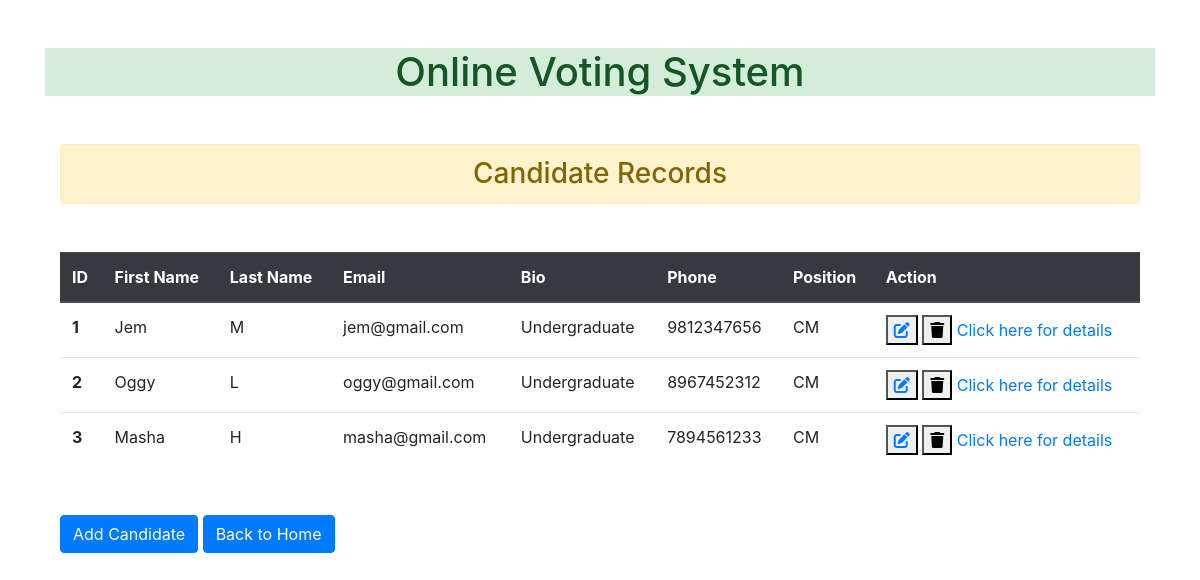
Screenshot of /candidatespage (signed in) with the database file from the repository.
### Voters/models.py (models this page shows, shortened)
class Candidate(models.Model):
    firstname=models.CharField(max_length=25,null=True)
    lastname=models.CharField(max_length=25,null=True)
    username=models.CharField(max_length=25,null=True,unique=True)
    email=models.EmailField(max_length=60,null=True,unique=True)
    phone = models.IntegerField(null=True, unique=True)
    bio = models.TextField(null=True)
    position = models.ForeignKey(Position, on_delete=models.CASCADE,default="")
    no_of_votes = models.IntegerField(default=0)

class Position(models.Model):
    name=models.CharField(max_length=25,null=True,unique=True)
    no_of_seats=models.IntegerField(default=1)
    def __str__(self) :
        return self.name

### Voters/views.py (the view)
# urls.py: path('candidatespage',views.CandidatesPage,name='candidatespage'),
@login_required(login_url='login')
@user_passes_test(lambda user:user.is_staff)
def CandidatesPage(request):
    data=Candidate.objects.all()
    context={
        'data':data,
    }
    return render(request,'displayCandidates.html',context)

### templates/displayCandidates.html (shortened to what this page needs)
{% extends 'base.html' %}
{% block content %}
<div class="container ">
    <h3 class="alert alert-warning text-center">Candidate Records</h3>
    <table class="table my-5">
        <thead class="thead-dark ">
            <tr>
                <th scope="col">ID</th>
                <th scope="col">First Name</th>
                <th scope="col">Last Name</th>
                <th scope="col">Email</th>
                <th scope="col">Bio</th>
                <th scope="col">Phone</th>
                <th scope="col">Position</th>
                <th scope="col">Action</th>
            </tr>
        </thead>
        <tbody>
            {% for i in data %}
            <tr>
                <th scope="row">{{i.id}}</th>
                <td>{{i.firstname}}</td>
                <td>{{i.lastname}}</td>
                <td>{{i.email}}</td>
                <td>{{i.bio}}</td>
                <td>{{i.phone}}</td>
                <td>{{i.position}}</td>
                <td>
                    <button>
                        <a href="{% url 'updatecandidate' i.id %}">
                            <i class="fa-solid fa-pen-to-square"></i>
                        </a>
                    </button>
                    <form action="{% url  'deletecandidate' i.id %}" method="post" class="d-inline">
                        <button type="submit">
                            <i class="fa-solid fa-trash "></i>
                        </button>
                    </form>
                    <a href="{% url 'candidatedetails' i.id %}" > Click here for details </a>
                </td>
            </tr>
            {% endfor %}
        </tbody>
    </table>
    <a href="{% url 'addcandidate' %}" class="btn btn-primary"> Add Candidate </a>
    <a href="{% url 'admindashboard' %}" class="btn btn-primary"> Back to Home</a>
</div>
{% endblock content %}

### templates/base.html (shortened to what this page needs)
<!doctype html>
<html lang="en">
<head>
    <link rel="stylesheet" href="https://cdn.jsdelivr.net/npm/bootstrap@4.3.1/dist/css/bootstrap.min.css"
>
</head>
<body>
    <div class="container">
        <h1 class="atert alert-success my-5 text-center">Online Voting System</h1>
        {% block content %}
        {% endblock content %}
    </div>
</body>
</html>

### rows the page displays
Candidate: id "1", firstname "Jem", lastname "M", email "jem@gmail.com", bio "Undergraduate", phone "9812347656", position "CM"
Candidate: id "2", firstname "Oggy", lastname "L", email "oggy@gmail.com", bio "Undergraduate", phone "8967452312", position "CM"
Candidate: id "3", firstname "Masha", lastname "H", email "masha@gmail.com", bio "Undergraduate", phone "7894561233", position "CM"
